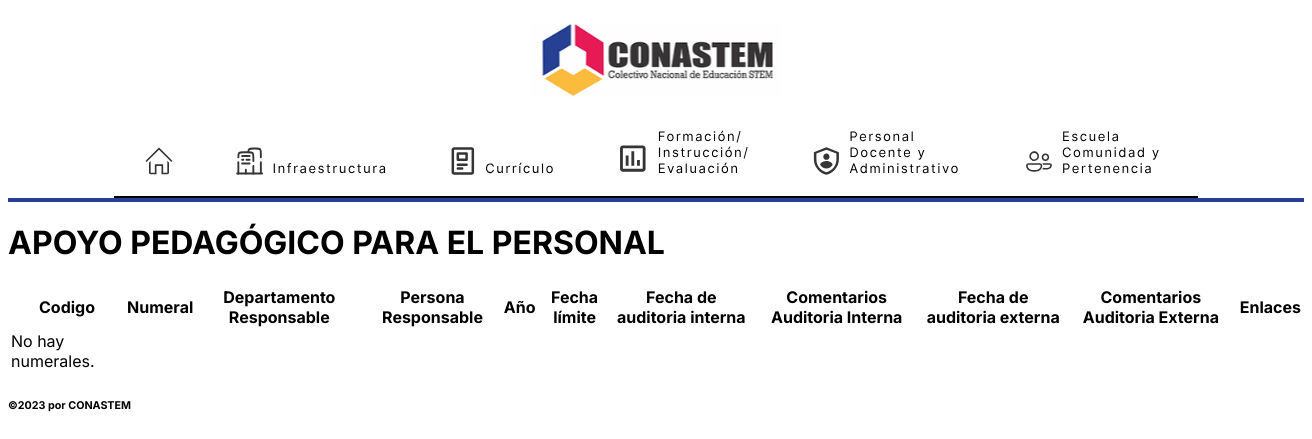
Page /database/apoyo-pedagogico-personal on the earlier database version.
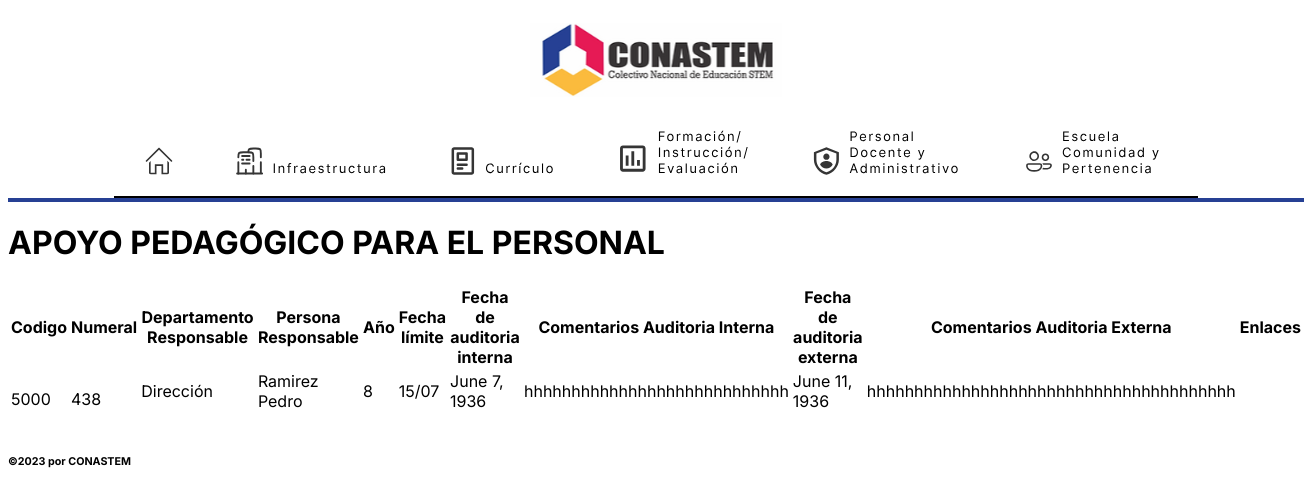
Same page on the later database version.
### DataBase/models/Personal_Docente_y_Administrativo/ApoyoPedagogicoParaelPersonal.py (models this page shows, shortened)
class ApoyoPedagogico(GeneralModel):
    ITEM_CHOICE = [
        ("431","Hay un sistema de evaluación docente en servicio para premiar el esfuerzo de los profesores dentro del Programa en Educación STEM"),
        ("432","La institución aporta realimentación y observaciones frecuentemente a los docentes con respecto a su desempeño dentro del programa en educación STEM."),
        ("433","La institución educativa utiliza protocolos de observación validados en el aula."),
        ("434","Los docentes en educación STEM participan en sesiones de desarrollo profesional de todo el grupo, enfocadas en el desarrollo del currículo integrado, para construir conocimiento de contenido y pedagógico efectivo (por ejemplo, Aprendizaje Basado en Lecciones e investigación)"),
        ("435","Los profesores del Programa en Educación STEM observan a sus colegas y se involucran en la reflexión formal y la discusión sobre las prácticas"),
        ("436","Las sesiones de desarrollo profesional se alinean con las necesidades del programa y de la institución educativa y las necesidades de aprendizaje de los estudiantes."),
        ("437","Los docentes son evaluados constantemente con respecto al conocimiento del contenido propio de su área, mediante el uso de evaluaciones formales o revisiones de desempeño"),
        ("438","Se desarrollan e implementan planes de desarrollo profesional individualizados para respaldar el conocimiento mejorado del contenido"),
        ]
    numeral = models.CharField(
        max_length= 5000,
        choices= ITEM_CHOICE
        )

### DataBase/models/Person_Responsable.py (models this page shows, shortened)
class PersonResponsable (models.Model):
      first_name=models.CharField(max_length=100, help_text="Ingrese primer nombre")
      last_name=models.CharField(max_length=100, help_text="Ingrese primer apellido")
      phone_number=models.CharField(max_length=15, help_text= "+XX XXX XX XX")
      email=models.EmailField(max_length=200)
      def __str__(self):
            return self.last_name +" "+ self.first_name
      class Meta:
            verbose_name = ("Formulario de registro de responsables")
            verbose_name_plural = ("Formulario de registro de responsables")

### DataBase/views/PersonalDocenteYAdministrativo.py (the view)
# urls.py: path("apoyo-pedagogico-personal",ApoyoPedagogicoListView.as_view(), name="ApoyoPedagogico_List"),
class ApoyoPedagogicoListView (generic.ListView):
    model=ApoyoPedagogico
    context_object_name='ApoyoPedagogico_List'
    template_name='database/PersonalDocenteyAdministrativo/ApoyoPedagogico_List.html'

### DataBase/templates/database/PersonalDocenteyAdministrativo/ApoyoPedagogico_List.html
{% extends "base_general.html" %}
{% block content %}
    <h1> APOYO PEDAGÓGICO PARA EL PERSONAL </h1>
    <table>
        <thead>
            <tr>
                <th>Codigo</th>
                <th>Numeral</th>
                <th>Departamento Responsable</th>
                <th>Persona Responsable</th>
                <th>Año</th>
                <th>Fecha límite</th>
                <th>Fecha de auditoria interna</th>
                <th>Comentarios Auditoria Interna</th>
                <th>Fecha de auditoria externa</th>
                <th>Comentarios Auditoria Externa</th>
                <th>Enlaces</th>
        </tr>
        </thead>
        <tbody>
            {% for apoyoaedagogico in ApoyoPedagogico_List  %}
            <tr>
                <td>{{apoyoaedagogico.codigo}}</td>
                <td>{{apoyoaedagogico.numeral}}</h1>
                <td>{{apoyoaedagogico.dep_responsable}}</p>
                <td>{{apoyoaedagogico.person_responsable}}</p>
                <td>{{apoyoaedagogico.track_year}}</p>
                <td>{{apoyoaedagogico.track_date}}</p>
                <td>{{apoyoaedagogico.internal_auditory_date}}</p>
                <td>{{apoyoaedagogico.internal_auditory_obs}}</p>
                <td>{{apoyoaedagogico.external_auditory_date}}</p>
                <td>{{apoyoaedagogico.external_auditory_obs}}</p>
                </tr>
        {% empty %}
        <tr>
            <td colstran="9">No hay numerales.</td>
        </tr>
        {% endfor %}
        </tbody>
        </table>
{% endblock %}

Differences in the rows shown:
added ApoyoPedagogico: codigo "5000", numeral "438", dep_responsable "Dirección", person_responsable "Ramirez Pedro", track_year "8", track_date "15/07", internal_auditory_date "June 7, 1936", internal_auditory_obs "hhhhhhhhhhhhhhhhhhhhhhhhhhhh", external_auditory_date "June 11, 1936", external_auditory_obs "hhhhhhhhhhhhhhhhhhhhhhhhhhhhhhhhhhhhhhh"
Other differences:
text no longer shown: "No hay numerales."
